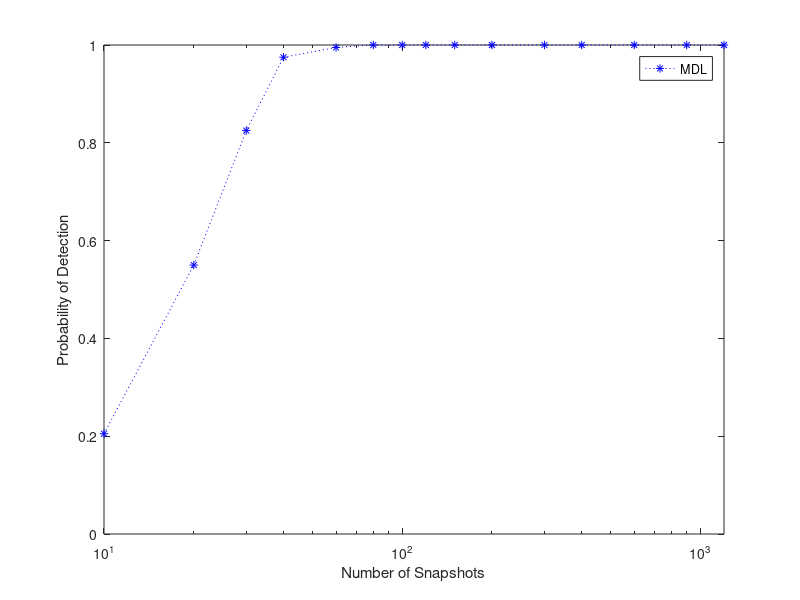

Recreate this plot in MATLAB.
clear all
close all
K=6;                    %天线数
snr=-2;                 %信噪比
theta=[10,16,20];       %DOA
Sample = [10 20 30 40 60 80 100 120 150 200 300 400 600 900 1200]';
                        %快拍数
C = 2;
Ntrial = 200;
jj = sqrt(-1);
Ndoa = size(theta,2);
Nsample = length(Sample);
pdf_MDL=zeros(Nsample,Ndoa+2);
proposedMethod = zeros(Nsample,Ndoa+2);
Num_ref=[0:Ndoa+1]';

for nNsample =1:Nsample
number_dEVD = zeros(Ndoa+2,1);
    SNR = ones(size(theta',1),1)*snr;
    T = Sample(nNsample);
    for nTrial = 1:Ntrial
%============================
        source_power=(10.^(SNR./10));
        source_amplitude=sqrt(source_power)*ones(1,T);   %信源标准差
        source_wave=sqrt(0.5)*(randn(T,Ndoa)+jj*randn(T,Ndoa));
        st = source_amplitude.*source_wave.';
        d0 = st(1,:).';
        nt = sqrt(0.5)*(randn(K,T)+jj*randn(K,T));
        A = exp(jj*pi*[0:K-1]'*sin(theta));
        xt = A*st + nt;                                  %接收信号
        %==============MDL准则==============
        [Ke,N]=size(xt);
        Rx=(xt*xt')./T;
        [u,s,v]=svd(Rx);
        sd=diag(s);
        a=zeros(1,K);
        for m=0:K-1
            negv = sd(m+1:K);
            Tsph = mean(negv)/((prod(negv))^(1/(Ke-m)));
            a(m+1)=T*(K-m)*log(Tsph)+m*(2*K-m)*log(T)/2;
        end
        [y,b]=min(a);
        dEVD = b - 1;
        p_dEVD = find(dEVD - Num_ref==0);
        number_dEVD(p_dEVD)=number_dEVD(p_dEVD)+1;
    end
    pdf_MDL(nNsample,1:end)=number_dEVD'/nTrial;
end %===========================================
figure
semilogx(Sample,pdf_MDL(:,Ndoa+1),'b:*')      %绘制概率曲线
legend('MDL')
ylabel('Probability of Detection')
xlabel('Number of Snapshots')
axis([Sample(1),Sample(length(Sample)),0,1])
        